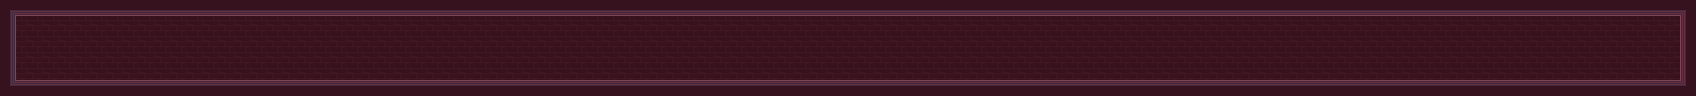

Tiled map render using the project's own tile images. Description and the whole map definition, tile-layer contents included, below:
An orthogonal 106x6 tile map with 16x16 px tiles, 2 tile layers (Main, BG_0).

<map version="1.10" tiledversion="1.11.0" orientation="orthogonal" renderorder="right-down" width="106" height="6" tilewidth="16" tileheight="16" infinite="0" nextlayerid="3" nextobjectid="1">
  <tileset firstgid="1" name="spritefusion" tilewidth="16" tileheight="16" tilecount="16" columns="8">
    <image source="spritesheet.png" width="128" height="32" />
  </tileset>
  <layer id="1" name="Main" width="106" height="6">
    <properties>
      <property name="collider" type="bool" value="true" />
    </properties>
    <data encoding="csv">
9,3,3,3,3,3,3,3,3,3,3,3,3,3,3,3,3,3,3,3,3,3,3,3,3,3,3,3,3,3,3,3,3,3,3,3,3,3,3,3,3,3,3,3,3,3,3,3,3,3,3,3,3,3,3,3,3,3,3,3,3,3,3,3,3,3,3,3,3,3,3,3,3,3,3,3,3,3,3,3,3,3,3,3,3,3,3,3,3,3,3,3,3,3,3,3,3,3,3,3,3,3,3,3,3,5,
8,0,0,0,0,0,0,0,0,0,0,0,0,0,0,0,0,0,0,0,0,0,0,0,0,0,0,0,0,0,0,0,0,0,0,0,0,0,0,0,0,0,0,0,0,0,0,0,0,0,0,0,0,0,0,0,0,0,0,0,0,0,0,0,0,0,0,0,0,0,0,0,0,0,0,0,0,0,0,0,0,0,0,0,0,0,0,0,0,0,0,0,0,0,0,0,0,0,0,0,0,0,0,0,0,6,
8,0,0,0,0,0,0,0,0,0,0,0,0,0,0,0,0,0,0,0,0,0,0,0,0,0,0,0,0,0,0,0,0,0,0,0,0,0,0,0,0,0,0,0,0,0,0,0,0,0,0,0,0,0,0,0,0,0,0,0,0,0,0,0,0,0,0,0,0,0,0,0,0,0,0,0,0,0,0,0,0,0,0,0,0,0,0,0,0,0,0,0,0,0,0,0,0,0,0,0,0,0,0,0,0,6,
8,0,0,0,0,0,0,0,0,0,0,0,0,0,0,0,0,0,0,0,0,0,0,0,0,0,0,0,0,0,0,0,0,0,0,0,0,0,0,0,0,0,0,0,0,0,0,0,0,0,0,0,0,0,0,0,0,0,0,0,0,0,0,0,0,0,0,0,0,0,0,0,0,0,0,0,0,0,0,0,0,0,0,0,0,0,0,0,0,0,0,0,0,0,0,0,0,0,0,0,0,0,0,0,0,6,
8,0,0,0,0,0,0,0,0,0,0,0,0,0,0,0,0,0,0,0,0,0,0,0,0,0,0,0,0,0,0,0,0,0,0,0,0,0,0,0,0,0,0,0,0,0,0,0,0,0,0,0,0,0,0,0,0,0,0,0,0,0,0,0,0,0,0,0,0,0,0,0,0,0,0,0,0,0,0,0,0,0,0,0,0,0,0,0,0,0,0,0,0,0,0,0,0,0,0,0,0,0,0,0,0,6,
7,2,2,2,2,2,2,2,2,2,2,2,2,2,2,2,2,2,2,2,2,2,2,2,2,2,2,2,2,2,2,2,2,2,2,2,2,2,2,2,2,2,2,2,2,2,2,2,2,2,2,2,2,2,2,2,2,2,2,2,2,2,2,2,2,2,2,2,2,2,2,2,2,2,2,2,2,2,2,2,2,2,2,2,2,2,2,2,2,2,2,2,2,2,2,2,2,2,2,2,2,2,2,2,2,4
    </data>
  </layer>
  <layer id="2" name="BG_0" width="106" height="6">
    <properties>
      <property name="collider" type="bool" value="false" />
    </properties>
    <data encoding="csv">
0,0,0,0,0,0,0,0,0,0,0,0,0,0,0,0,0,0,0,0,0,0,0,0,0,0,0,0,0,0,0,0,0,0,0,0,0,0,0,0,0,0,0,0,0,0,0,0,0,0,0,0,0,0,0,0,0,0,0,0,0,0,0,0,0,0,0,0,0,0,0,0,0,0,0,0,0,0,0,0,0,0,0,0,0,0,0,0,0,0,0,0,0,0,0,0,0,0,0,0,0,0,0,0,0,0,
0,1,1,1,1,1,1,1,1,1,1,1,1,1,1,1,1,1,1,1,1,1,1,1,1,1,1,1,1,1,1,1,1,1,1,1,1,1,1,1,1,1,1,1,1,1,1,1,1,1,1,1,1,1,1,1,1,1,1,1,1,1,1,1,1,1,1,1,1,1,1,1,1,1,1,1,1,1,1,1,1,1,1,1,1,1,1,1,1,1,1,1,1,1,1,1,1,1,1,1,1,1,1,1,1,0,
0,1,1,1,1,1,1,1,1,1,1,1,1,1,1,1,1,1,1,1,1,1,1,1,1,1,1,1,1,1,1,1,1,1,1,1,1,1,1,1,1,1,1,1,1,1,1,1,1,1,1,1,1,1,1,1,1,1,1,1,1,1,1,1,1,1,1,1,1,1,1,1,1,1,1,1,1,1,1,1,1,1,1,1,1,1,1,1,1,1,1,1,1,1,1,1,1,1,1,1,1,1,1,1,1,0,
0,1,1,1,1,1,1,1,1,1,1,1,1,1,1,1,1,1,1,1,1,1,1,1,1,1,1,1,1,1,1,1,1,1,1,1,1,1,1,1,1,1,1,1,1,1,1,1,1,1,1,1,1,1,1,1,1,1,1,1,1,1,1,1,1,1,1,1,1,1,1,1,1,1,1,1,1,1,1,1,1,1,1,1,1,1,1,1,1,1,1,1,1,1,1,1,1,1,1,1,1,1,1,1,1,0,
0,1,1,1,1,1,1,1,1,1,1,1,1,1,1,1,1,1,1,1,1,1,1,1,1,1,1,1,1,1,1,1,1,1,1,1,1,1,1,1,1,1,1,1,1,1,1,1,1,1,1,1,1,1,1,1,1,1,1,1,1,1,1,1,1,1,1,1,1,1,1,1,1,1,1,1,1,1,1,1,1,1,1,1,1,1,1,1,1,1,1,1,1,1,1,1,1,1,1,1,1,1,1,1,1,0,
0,0,0,0,0,0,0,0,0,0,0,0,0,0,0,0,0,0,0,0,0,0,0,0,0,0,0,0,0,0,0,0,0,0,0,0,0,0,0,0,0,0,0,0,0,0,0,0,0,0,0,0,0,0,0,0,0,0,0,0,0,0,0,0,0,0,0,0,0,0,0,0,0,0,0,0,0,0,0,0,0,0,0,0,0,0,0,0,0,0,0,0,0,0,0,0,0,0,0,0,0,0,0,0,0,0
    </data>
  </layer>
</map>
